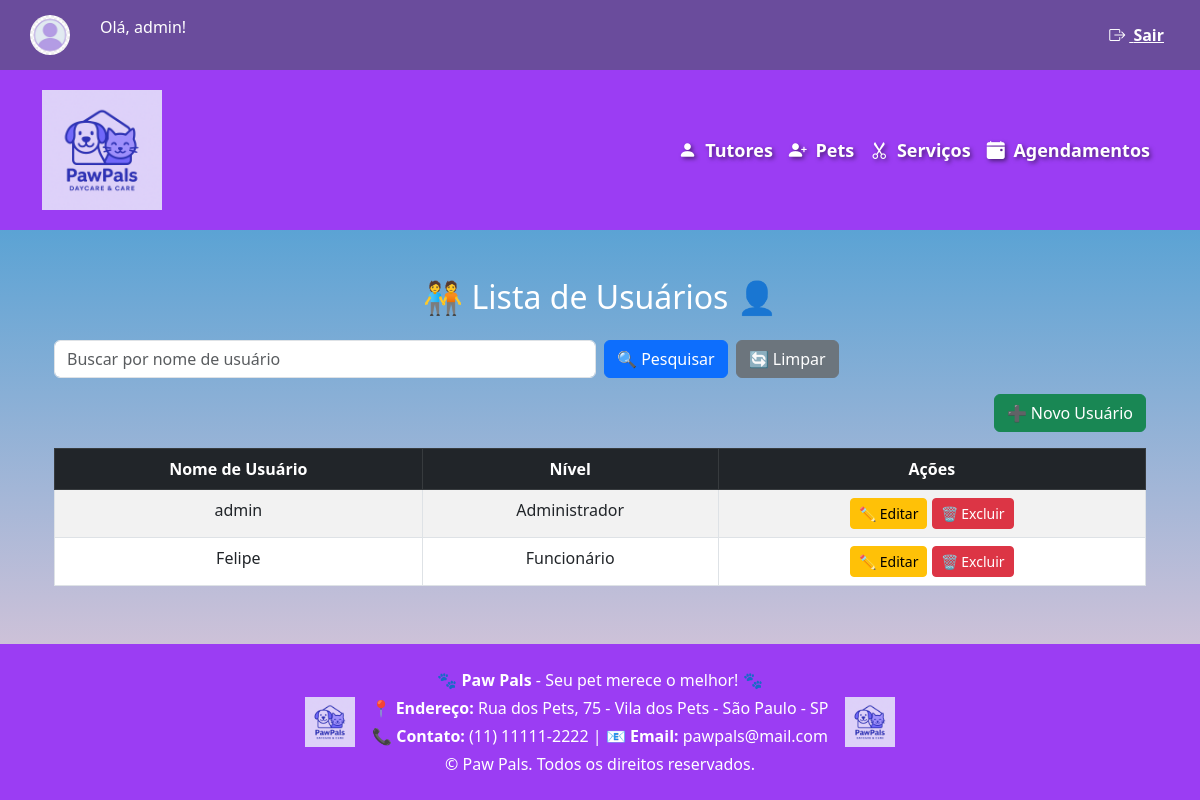
Page /usuarios/ (signed in) on the committed database.
### klugpet/models.py (models this page shows, shortened)
class Usuario(AbstractUser):
    NIVEL_CHOICES = (
        ('admin', 'Administrador'),
        ('funcionario', 'Funcionário'),
    )
    nivel = models.CharField(max_length=20, choices=NIVEL_CHOICES, default='funcionario')

### klugpet/views.py (the view)
# urls.py: path('usuarios/', views.listar_usuarios, name='listar_usuarios'),
@login_required
def listar_usuarios(request):
    query = request.GET.get('q', '').strip()
    if query:
        usuarios = Usuario.objects.filter(
            Q(username__icontains=query) | Q(first_name__icontains=query) | Q(last_name__icontains=query)
        )
    else:
        usuarios = Usuario.objects.all()
    return render(request, 'listar_usuarios.html', {'usuarios': usuarios})

### klugpet/templates/listar_usuarios.html (shortened to what this page needs)
{% extends "base.html" %}
{% block content %}
<div class="container mt-4">
    <h2 class="text-center mb-4">🧑‍🤝‍🧑 Lista de Usuários 👤</h2>
    <form method="GET" class="mb-3">
        <div class="row g-2">
            <div class="col-md-6">
                <input type="text" name="q" class="form-control" placeholder="Buscar por nome de usuário" value="{{ request.GET.q }}">
            </div>
            <div class="col-md-3 d-flex">
                <button type="submit" class="btn btn-primary me-2">🔍 Pesquisar</button>
                <a href="{% url 'listar_usuarios' %}" class="btn btn-secondary">🔄 Limpar</a>
            </div>
        </div>
    </form>
    <div class="text-end mb-3">
        <a href="{% url 'registrar' %}" class="btn btn-success">➕ Novo Usuário</a>
    </div>
    <div class="table-responsive">
        <table class="table table-bordered table-striped text-center">
            <thead class="table-dark">
                <tr>
                    <th>Nome de Usuário</th>
                    <th>Nível</th>
                    <th>Ações</th>
                </tr>
            </thead>
            <tbody>
                {% for usuario in usuarios %}
                <tr>
                    <td>{{ usuario.username }}</td>
                    <td>{{ usuario.get_nivel_display }}</td>
                    <td>
                        <div class="d-grid gap-2 d-md-block">
                        <a href="{% url 'editar_usuario' usuario.id %}" class="btn btn-warning btn-sm" title="Editar">
                            ✏️ Editar
                        </a>
                        <a href="{% url 'excluir_usuario' usuario.id %}" class="btn btn-danger btn-sm" title="Excluir"
                        onclick="return confirm('Tem certeza que deseja excluir este usuário?');">
                            🗑️ Excluir
                        </a>
                        </div>
                    </td>
                </tr>
                {% empty %}
                <tr>
                    <td colspan="4" class="text-center">Nenhum usuário encontrado.</td>
                </tr>
                {% endfor %}
            </tbody>
        </table>
    </div>
</div>
{% endblock %}

### klugpet/templates/base.html (shortened to what this page needs)
<!DOCTYPE html>
<html lang="pt-br">
<head>
    {% load static %}
    <link rel="stylesheet" href="https://cdn.jsdelivr.net/npm/bootstrap@5.3.0/dist/css/bootstrap.min.css">
    <link rel="stylesheet" href="https://cdn.jsdelivr.net/npm/bootstrap-icons@1.11.3/font/bootstrap-icons.min.css">
</head>
<body>
    <div class="header-top">
        <div class="user-logo">
            {% if user.is_authenticated %}
                <img src="{% static 'img/user_avatar.jpg' %}" alt="Avatar" class="rounded-circle">
                <p class="user-info">Olá, {{ user.username }}!</p>
            {% else %}
                <p class="user-info">Bem-vindo, visitante!</p>
            {% endif %}
        </div>
        <div>
            {% if user.is_authenticated %}
                <form method="POST" action="{% url 'logout' %}" onsubmit="return confirmLogout()">
                    <button type="submit" class="logout-btn"><i class="bi bi-box-arrow-right me-1"></i> Sair</button>
                </form>
            {% endif %}
        </div>
    </div>
    <nav class="navbar navbar-expand-lg navbar-dark">
        <div class="container">
            <a class="navbar-brand d-flex align-items-center" href="{% if user.is_authenticated %}{% url 'home' %}{% else %}{% url 'login' %}{% endif %}">
                <img src="{% static 'img/logo_daycare.png' %}" alt="Logo" width="120" height="120" class="me-3">
            </a>
            <div class="collapse navbar-collapse" id="navbarNav">
                <ul class="navbar-nav ms-auto">
                    <li class="nav-item"><a class="nav-link" href="{% url 'cadastro_tutor' %}"><i class="bi bi-person-fill me-1"></i> Tutores</a></li>
                    <li class="nav-item"><a class="nav-link" href="{% url 'cadastro_pet' %}"><i class="bi bi-person-plus-fill me-1"></i> Pets</a></li>
                    <li class="nav-item"><a class="nav-link" href="{% url 'cadastro_servico' %}"><i class="bi bi-scissors me-1"></i> Serviços</a></li>
                    <li class="nav-item"><a class="nav-link" href="{% url 'agendamento' %}"><i class="bi bi-calendar-event-fill me-1"></i> Agendamentos</a></li>
                </ul>
            </div>
        </div>
    </nav>
    <div class="container content py-4">
        {% block content %}{% endblock %}
    </div>
    <footer class="footer text-white text-center py-4">
        <div class="container d-flex justify-content-center align-items-center flex-wrap gap-3">
            <img src="{% static 'img/logo_daycare.png' %}" alt="Logo" style="width: 50px; height: auto;">
            <div class="text-center">
                <p class="mb-1">🐾 <strong>Paw Pals</strong> - Seu pet merece o melhor! 🐾</p>
                <p class="mb-1">📍 <strong>Endereço:</strong> Rua dos Pets, 75 - Vila dos Pets - São Paulo - SP</p>
                <p class="mb-1">📞 <strong>Contato:</strong> (11) 11111-2222 | 📧 <strong>Email:</strong> pawpals@mail.com</p>
                <p class="mb-0">© Paw Pals. Todos os direitos reservados.</p>
            </div>
            <img src="{% static 'img/logo_daycare.png' %}" alt="Logo" style="width: 50px; height: auto;">
        </div>
    </footer>
</body>
</html>

### klugpet/templates/base.html (style rules this page uses)
body { background: linear-gradient(to top, #f8cdda, #1c92d2); min-height: 100vh; display: flex; flex-direction: column; color: white; }
.footer { background-color: #9b3df3; }
.navbar { background-color: #9b3df3; padding: 15px; }
.navbar-brand, .navbar-nav .nav-link { color: #ffffff !important; font-weight: bold; font-size: 18px; text-shadow: 2px 2px 4px rgba(0, 0, 0, 0.5); }
.content { flex: 1; }
.header-top { background-color: #6a4c9c; padding: 15px 30px; display: flex; justify-content: space-between; align-items: center; color: white; }
.user-info { font-size: 16px; margin-left: 20px; }
.logout-btn { background-color: transparent; border: none; color: white; cursor: pointer; font-weight: bold; text-decoration: underline; }
.user-logo { display: flex; align-items: center; }
.user-logo img { height: 40px; width: 40px; border-radius: 50%; margin-right: 10px; }

### rows in the picture
Usuario: username "admin", nivel "Administrador"
Usuario: username "Felipe", nivel "Funcionário"
